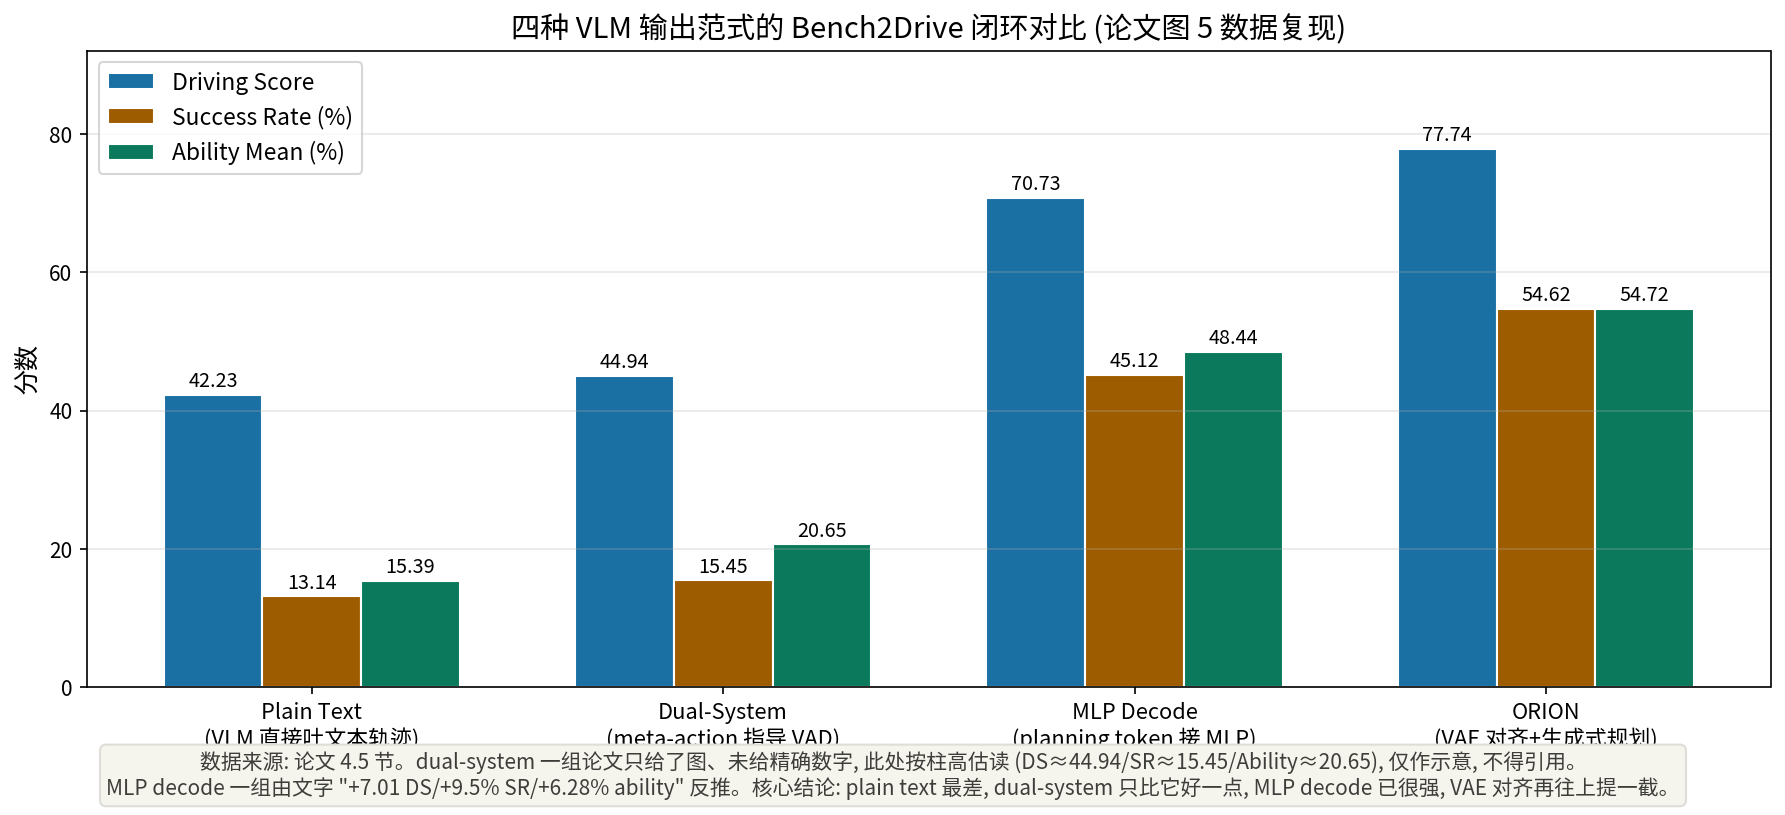

This chart was generated by the following Python code:
# -*- coding: utf-8 -*-
"""ORION 论文图 5 右侧数据的复现: 四种 VLM 输出范式在 Bench2Drive 闭环上的对比。
数据来源: 论文 Sec 4.5 文字 —— plain text (42.23/13.14/15.39);
MLP decode 由 "+7.01/+9.5/+6.28" 反推为 (70.73/45.12/48.44);
dual-system (meta-action guided VAD) 在图中, 文字未给精确值, 按图上柱高估读标注为近似值;
ours (77.74/54.62/54.72)。
"""
import matplotlib
matplotlib.use("Agg")
import matplotlib.pyplot as plt
import numpy as np

plt.rcParams["font.family"] = "Noto Sans CJK JP"
plt.rcParams["axes.unicode_minus"] = False

labels = ["Plain Text\n(VLM 直接吐文本轨迹)", "Dual-System\n(meta-action 指导 VAD)",
          "MLP Decode\n(planning token 接 MLP)", "ORION\n(VAE 对齐+生成式规划)"]
ds = [42.23, 44.94, 70.73, 77.74]
sr = [13.14, 15.45, 45.12, 54.62]
ability = [15.39, 20.65, 48.44, 54.72]
# dual-system 的精确值论文文字未给, 图上柱高约为 DS~45/SR~15/Ability~21, 标注为估读
note_dual = True

x = np.arange(len(labels))
w = 0.24
fig, ax = plt.subplots(figsize=(12, 5.2))
b1 = ax.bar(x - w, ds, w, label="Driving Score", color="#1a6fa3", edgecolor="white")
b2 = ax.bar(x, sr, w, label="Success Rate (%)", color="#9e5c00", edgecolor="white")
b3 = ax.bar(x + w, ability, w, label="Ability Mean (%)", color="#0b7a5c", edgecolor="white")

for bars in (b1, b2, b3):
    for b in bars:
        ax.text(b.get_x() + b.get_width() / 2, b.get_height() + 1.2,
                f"{b.get_height():.2f}", ha="center", fontsize=9.5)

ax.set_xticks(x)
ax.set_xticklabels(labels, fontsize=10.5)
ax.set_ylabel("分数", fontsize=12)
ax.set_title("四种 VLM 输出范式的 Bench2Drive 闭环对比 (论文图 5 数据复现)", fontsize=14)
ax.legend(fontsize=11)
ax.set_ylim(0, 92)
ax.grid(axis="y", alpha=0.3)
fig.text(0.5, -0.03,
         "数据来源: 论文 4.5 节。dual-system 一组论文只给了图、未给精确数字, 此处按柱高估读 "
         "(DS≈44.94/SR≈15.45/Ability≈20.65), 仅作示意, 不得引用。\n"
         "MLP decode 一组由文字 \"+7.01 DS/+9.5% SR/+6.28% ability\" 反推。核心结论: "
         "plain text 最差, dual-system 只比它好一点, MLP decode 已很强, VAE 对齐再往上提一截。",
         ha="center", fontsize=10, color="#3d3d3a",
         bbox=dict(boxstyle="round", fc="#f5f4ed", ec="#deddd8"))
plt.tight_layout()
plt.savefig("/home/hatch/workspace/your_files/paper-xray-100/papers/014-VLA-orion/fig-paradigms.png",
            dpi=150, bbox_inches="tight")
print("saved fig-paradigms.png")
